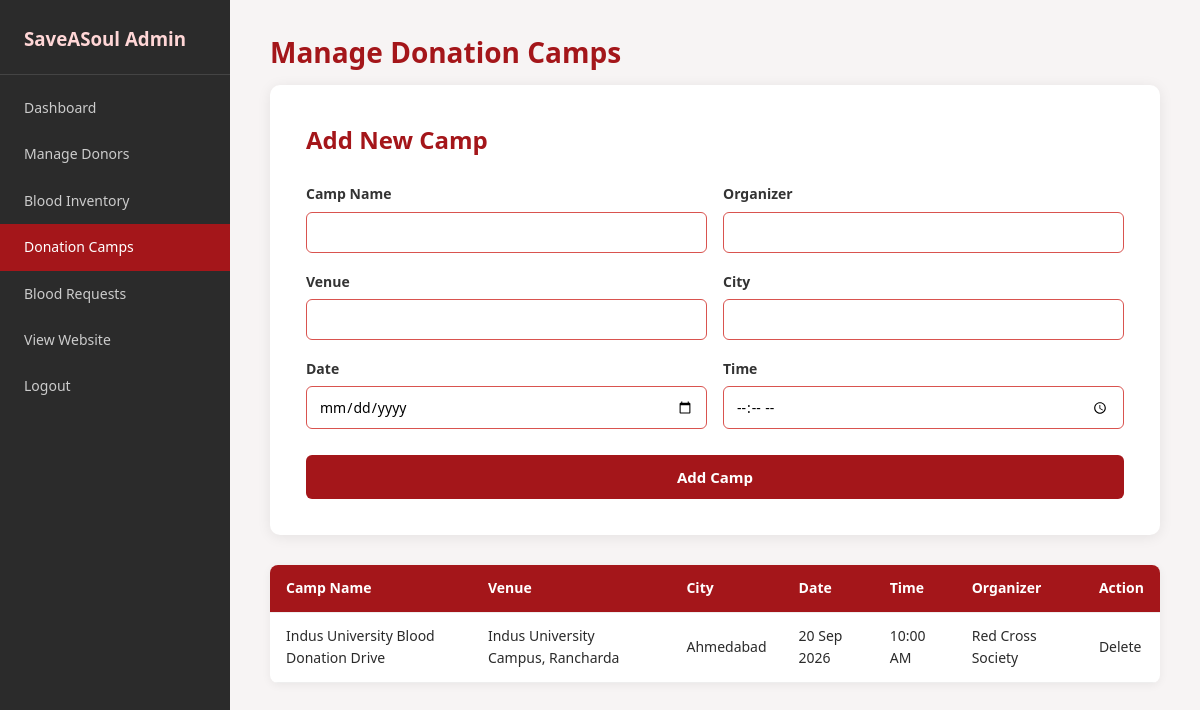
The app's page /admin/camps.php (signed in) with its own data.
### tables this page shows
CREATE TABLE camps (
    camp_id INT AUTO_INCREMENT PRIMARY KEY,
    camp_name VARCHAR(150) NOT NULL,
    venue VARCHAR(200) NOT NULL,
    city VARCHAR(50) NOT NULL,
    camp_date DATE NOT NULL,
    camp_time TIME NOT NULL,
    organizer VARCHAR(100) NOT NULL,
    created_at TIMESTAMP DEFAULT CURRENT_TIMESTAMP
);

### admin/camps.php (the view, shortened to what this page needs)
<?php
require_once '../config.php';
$result = mysqli_query($conn, "SELECT * FROM camps ORDER BY camp_date ASC");
include 'admin_header.php';
?>
<h2 class="section-title" style="text-align:left;">Manage Donation Camps</h2>
<div class="form-wrapper" style="max-width:100%; margin:0 0 30px 0;">
    <h2 style="text-align:left;">Add New Camp</h2>
    <form method="POST" action="camps.php" novalidate>
        <div class="form-row">
            <div class="form-group">
                <label>Camp Name</label>
                <input type="text" name="camp_name" required>
            </div>
            <div class="form-group">
                <label>Organizer</label>
                <input type="text" name="organizer" required>
            </div>
        </div>
        <div class="form-row">
            <div class="form-group">
                <label>Venue</label>
                <input type="text" name="venue" required>
            </div>
            <div class="form-group">
                <label>City</label>
                <input type="text" name="city" list="cityList" required>
            </div>
        </div>
        <div class="form-row">
            <div class="form-group">
                <label>Date</label>
                <input type="date" name="camp_date" required min="<?php echo date('Y-m-d'); ?>">
            </div>
            <div class="form-group">
                <label>Time</label>
                <input type="time" name="camp_time" required>
            </div>
        </div>
        <button type="submit" class="btn-submit">Add Camp</button>
    </form>
</div>
<table>
    <thead>
        <tr>
            <th>Camp Name</th>
            <th>Venue</th>
            <th>City</th>
            <th>Date</th>
            <th>Time</th>
            <th>Organizer</th>
            <th>Action</th>
        </tr>
    </thead>
    <tbody>
        <?php while ($row = mysqli_fetch_assoc($result)): ?>
            <tr>
                <td><?php echo htmlspecialchars($row['camp_name']); ?></td>
                <td><?php echo htmlspecialchars($row['venue']); ?></td>
                <td><?php echo htmlspecialchars($row['city']); ?></td>
                <td><?php echo date('d M Y', strtotime($row['camp_date'])); ?></td>
                <td><?php echo date('h:i A', strtotime($row['camp_time'])); ?></td>
                <td><?php echo htmlspecialchars($row['organizer']); ?></td>
                <td><a href="camps.php?delete=<?php echo $row['camp_id']; ?>" onclick="return confirm('Delete this camp?');">Delete</a></td>
            </tr>
        <?php endwhile; ?>
    </tbody>
</table>
<?php include 'admin_footer.php'; ?>

### css/style.css (style rules this page uses)
* { margin: 0; padding: 0; box-sizing: border-box; font-family: 'Segoe UI', Arial, sans-serif; }
body { background-color: #f7f4f4; color: #2b2b2b; line-height: 1.6; }
a { text-decoration: none; color: inherit; }
.section-title { text-align: center; font-size: 28px; color: #a4161a; margin-bottom: 10px; }
.form-wrapper { max-width: 480px; margin: 40px auto; background-color: #fff; padding: 36px; border-radius: 10px; box-shadow: 0 2px 14px rgba(0,0,0,0.08); }
.form-wrapper h2 { text-align: center; color: #a4161a; margin-bottom: 24px; }
.form-group { margin-bottom: 18px; }
.form-group label { display: block; font-size: 14px; font-weight: 600; margin-bottom: 6px; color: #333; }
.form-group input, .form-group select { width: 100%; padding: 10px 12px; border: 1px solid #ccc; border-radius: 6px; font-size: 14px; }
.form-group input:invalid:not(:placeholder-shown) { border-color: #d9534f; }
.form-row { display: flex; gap: 16px; }
.form-row .form-group { flex: 1; }
.btn-submit { width: 100%; background-color: #a4161a; color: #fff; padding: 12px; border: none; border-radius: 6px; font-size: 15px; font-weight: 600; cursor: pointer; margin-top: 8px; }
table { width: 100%; border-collapse: collapse; background-color: #fff; border-radius: 8px; overflow: hidden; box-shadow: 0 2px 10px rgba(0,0,0,0.06); }
thead { background-color: #a4161a; color: #fff; }
th, td { padding: 12px 16px; text-align: left; font-size: 14px; border-bottom: 1px solid #eee; }

### records on screen
camps: camp_name "Indus University Blood Donation Drive", venue "Indus University Campus, Rancharda", city "Ahmedabad", camp_date "20 Sep 2026", camp_time "10:00 AM", organizer "Red Cross Society"
